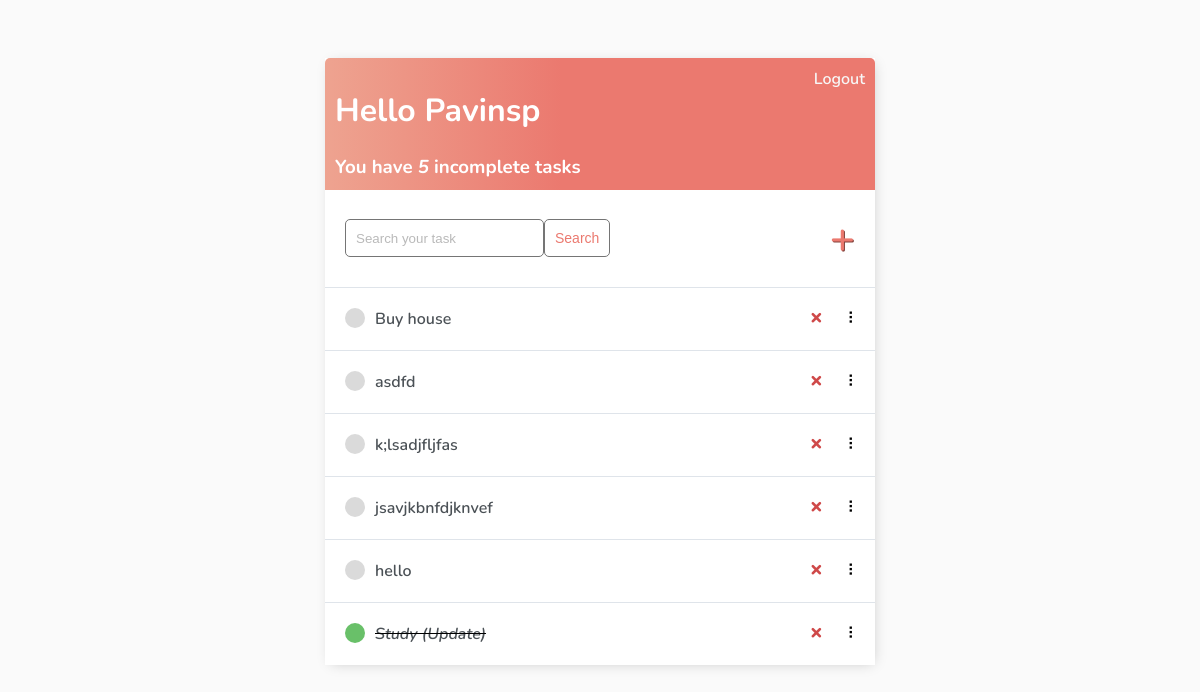
The app's page / (signed in), older data.
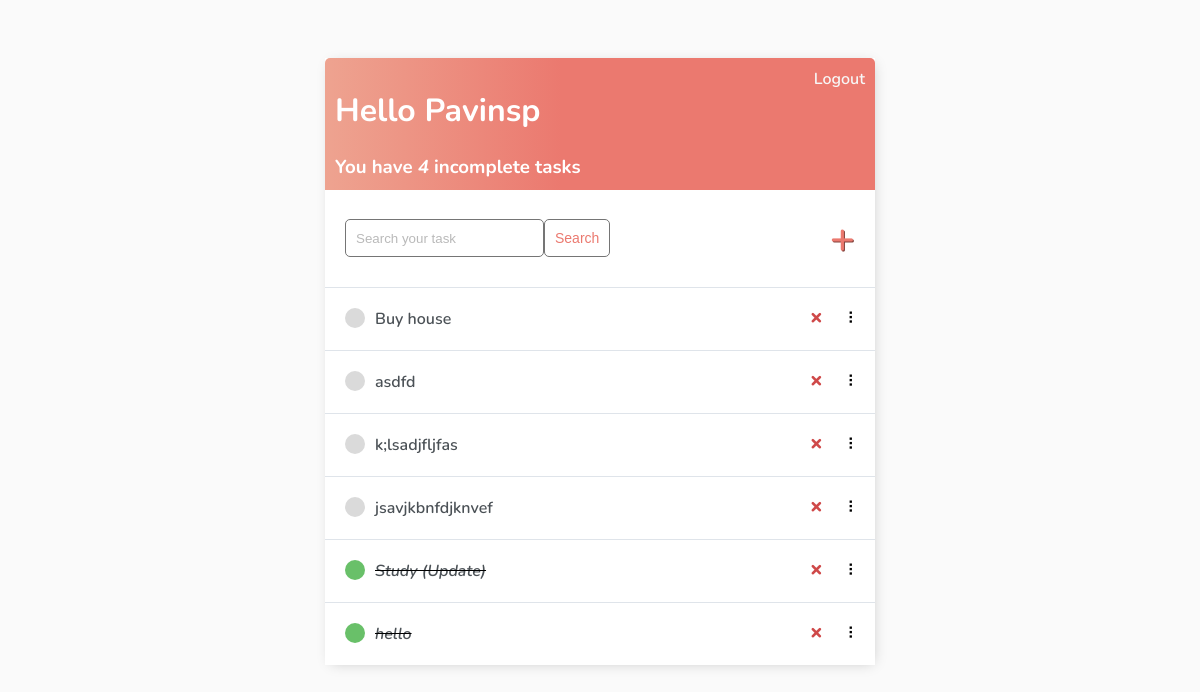
The same page, newer data.
### base/models.py (models this page shows)
class Task(models.Model):
    user = models.ForeignKey(User, on_delete=models.CASCADE, null=True, blank=True)
    title = models.CharField(max_length=200)
    description = models.TextField(null=True, blank=True)
    complete = models.BooleanField(default=False)
    created = models.DateTimeField(auto_now_add=True)
    def __str__(self):
        return self.title
    class Meta:
        ordering = ['complete']

### base/views.py (the view)
# urls.py: path('', TaskList.as_view(), name='tasks'),
class TaskList(LoginRequiredMixin, ListView):
    model = Task
    context_object_name = 'tasks'
    def get_context_data(self, **kwargs):
        context = super().get_context_data(**kwargs)
        context['tasks'] = context['tasks'].filter(user=self.request.user)
        context['count'] = context['tasks'].filter(complete=False).count()
        search_input = self.request.GET.get('search-area') or ''
        if search_input:
            context['tasks'] = context['tasks'].filter(
                title__icontains=search_input)
        context['search_input'] = search_input
        return context

### base/templates/base/task_list.html (shortened to what this page needs)
{% extends 'base/main.html' %} {% block content %}
<div class="header-bar">
    <div>
        <h1>Hello {{request.user|title}}</h1>
        <h3 style="margin:0">You have <i>{{count}}</i> incomplete task{{ count|pluralize:"s" }}</h3>
    </div>
    {% if request.user.is_authenticated %}
    <a href="{% url 'logout' %}">Logout</a> {% else %}
    <a href="{% url 'login' %}">Login</a> {% endif %}
</div>
<div id="search-add-wrapper">
    <form method="GET" style="display: flex;">
        <input type='text' name='search-area' placeholder="Search your task" value="{{search_input}}">
        <input class="button" type="submit" value='Search'>
    </form>
    {% if tasks|length > 0 %}
    <a id="add-link" href="{% url 'task-create' %}">&#x2b;</a>
    {% endif %}
</div>
<div id="tasklist" class="task-items-wrapper">
    {% for task in tasks %}
    <div class="task-wrapper" data-position="{{task.pk}}">
        <div class="task-title">
            {% if task.complete %}
            <div class="task-complete-icon"></div>
            <i><s><a href="{% url 'task-update' task.id %}">{{task}}</a></s></i> {% else %}
            <div class="task-incomplete-icon"></div>
            <a href="{% url 'task-update' task.id %}">{{task}}</a> {% endif %}
        </div>
        <div class="task-controls">
            <a class="delete-link" href="{% url 'task-delete' task.id %}">&#215;</a>
            <span class="handle">&nbsp;&#10247;</span>
        </div>
    </div>
    {% empty %}
    <div style="text-align: center; padding-bottom: 10px; line-height: 1em;">
        <h3>No new tasks are created.</h3>
        <h3>Create a <a style="text-decoration: none; color: #e53935;" href="{% url 'task-create' %}">New task</a> ! </h3>
    </div>
    {% endfor %}
</div>
{% endblock content %}

### base/templates/base/main.html (shortened to what this page needs)
<!DOCTYPE html>
<html lang="en">
<head>
</head>
<body>
    <div class="container">
        {% block content %} {% endblock content %}
    </div>
</body>
</html>

### base/templates/base/main.html (style rules this page uses)
body { background-color: #FAFAFA; font-family: 'Nunito', sans-serif; padding-top: 50px; }
h1, h2, h3, h4, h5, h6, { font-family: 'Raleway', sans-serif; }
a, p { color: #4b5156 }
a { font-weight: 600; }
.container { max-width: 550px; margin: auto; background-color: #fff; -webkit-box-shadow: 2px 2px 13px -4px rgba(0, 0, 0, 0.21); box-shadow: 2px 2px 13px -4px rgba(0, 0, 0, 0.21); }
input { outline: none; border: none; }
.header-bar { display: flex; justify-content: space-between; color: #fff; padding: 10px; border-radius: 5px 5px 0 0; background: linear-gradient(90deg, #EEA390 0%, #EB796F 43%, #EB796F 100%); }
.header-bar a { color: rgb(247, 247, 247); text-decoration: none; }
.task-wrapper { display: flex; align-items: center; justify-content: space-between; background-color: #fff; border-top: 1px solid #dfe4ea; overflow: hidden; }
.task-title { display: flex; padding: 20px; }
.task-title a { text-decoration: none; color: #4b5156; margin-left: 10px; }
.task-complete-icon { height: 20px; width: 20px; background-color: rgb(105, 192, 105); border-radius: 50%; }
.task-incomplete-icon { height: 20px; width: 20px; background-color: rgb(218, 218, 218); border-radius: 50%; }
.delete-link { text-decoration: none; font-weight: 900; color: #cf4949; font-size: 22px; line-height: 0; padding: 20px 0px; }
.handle { display: inline-block; padding: 20px 16px; cursor: grab; user-select: none; }
.handle:after, .handle:before { display: block; content: ""; }
#add-link { color: #EB796F; text-decoration: none; font-size: 42px; text-shadow: 1px 1px #81413b; }
#search-add-wrapper { display: flex; justify-content: space-between; align-items: center; padding: 20px; }
input[type=text], input[type=password], textarea { border: 1px solid #757575; border-radius: 5px; padding: 10px; width: 90%; }
::placeholder { font-weight: 300; opacity: 0.5; }
.button { border: 1px solid #757575; background-color: #FFF; color: #EB796F; padding: 10px; font-size: 14px; border-radius: 5px; cursor: pointer; text-decoration: none; }

Row changes from the older to the newer data that the page shows:
shown differently, row unchanged: Task "Study (Update)": moves up the list
changed Task "hello": complete False → True (drawn)
Text that changed along with them:
{{ count }}: "5" → "4"
